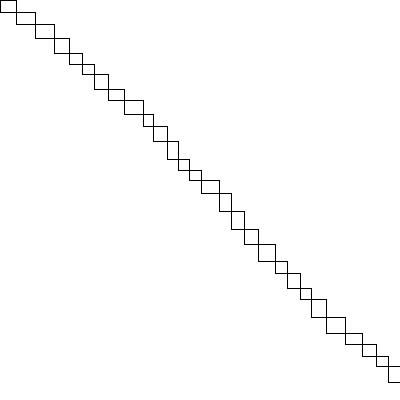
Frame 1 (no input)
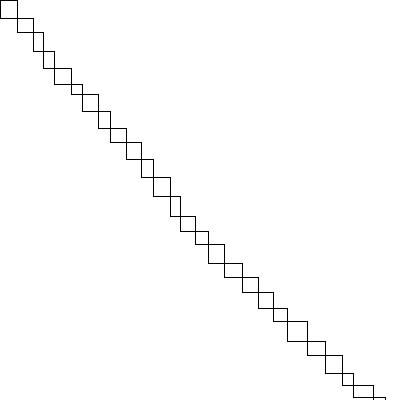
Frame 60 (the mouse pressed at the canvas centre just before this capture)
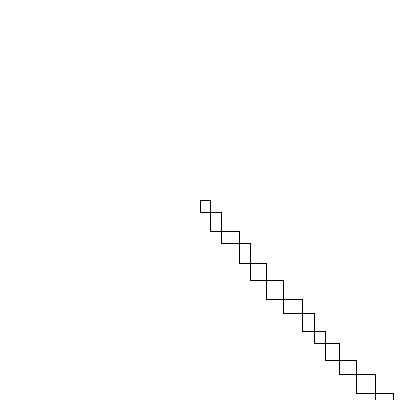
Frame 120 (the mouse held since frame 60 and released just before this capture)

The Processing sketch that drew these frames (run headless with seeded random() and noise(); from frame 60 on, the mouse is pressed at the canvas centre):

// Processing sketch: sketch_140606_2
// ── sketch_140606_2.pde
void setup(){
  size(400,400);
  smooth();
}
void draw(){
  float x,y;
  background(255);
  noFill();
  stroke(0);
  x = mouseX;
  y = mouseY;
  float dx,dy;
  while(x < width && y < height){
    dx = random(10,20);
    dy = random(10,20);
    rect(x,y,dx,dy);
    x += dx;
    y += dy;
  }
}
